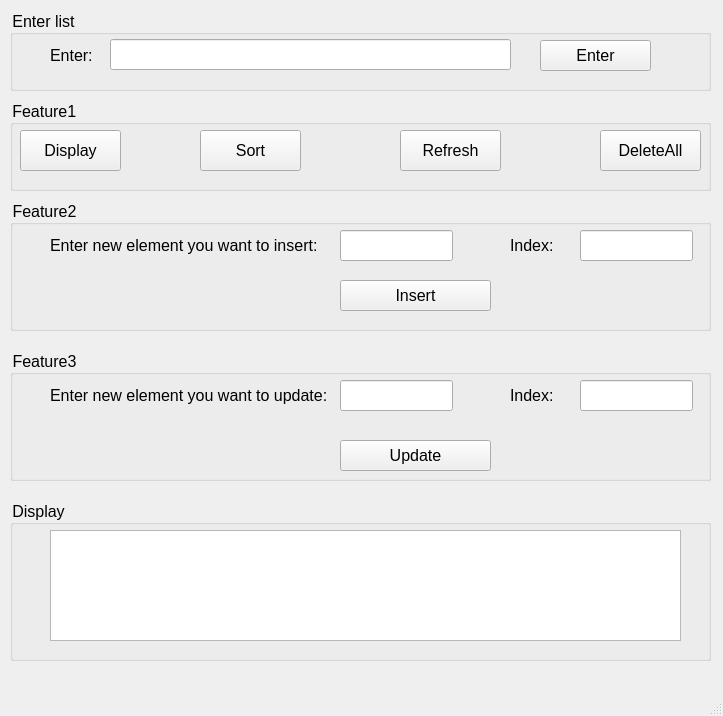
<?xml version="1.0" encoding="UTF-8"?>
<ui version="4.0">
 <class>MainWindow</class>
 <widget class="QMainWindow" name="MainWindow">
  <property name="geometry">
   <rect>
    <x>0</x>
    <y>0</y>
    <width>723</width>
    <height>716</height>
   </rect>
  </property>
  <property name="windowTitle">
   <string>MainWindow</string>
  </property>
  <property name="styleSheet">
   <string notr="true">font-size: 16px </string>
  </property>
  <widget class="QWidget" name="centralwidget">
   <widget class="QGroupBox" name="groupBoxEnterList">
    <property name="geometry">
     <rect>
      <x>10</x>
      <y>10</y>
      <width>701</width>
      <height>81</height>
     </rect>
    </property>
    <property name="title">
     <string>Enter list</string>
    </property>
    <widget class="QLineEdit" name="lineEditEnter">
     <property name="geometry">
      <rect>
       <x>100</x>
       <y>29</y>
       <width>401</width>
       <height>31</height>
      </rect>
     </property>
    </widget>
    <widget class="QLabel" name="label">
     <property name="geometry">
      <rect>
       <x>40</x>
       <y>30</y>
       <width>61</width>
       <height>31</height>
      </rect>
     </property>
     <property name="text">
      <string>Enter: </string>
     </property>
    </widget>
    <widget class="QPushButton" name="pushButtonEnter">
     <property name="geometry">
      <rect>
       <x>530</x>
       <y>30</y>
       <width>111</width>
       <height>31</height>
      </rect>
     </property>
     <property name="text">
      <string>Enter</string>
     </property>
    </widget>
   </widget>
   <widget class="QGroupBox" name="groupBox">
    <property name="geometry">
     <rect>
      <x>10</x>
      <y>100</y>
      <width>701</width>
      <height>91</height>
     </rect>
    </property>
    <property name="title">
     <string>Feature1 </string>
    </property>
    <widget class="QPushButton" name="pushButtonDisplay">
     <property name="geometry">
      <rect>
       <x>10</x>
       <y>30</y>
       <width>101</width>
       <height>41</height>
      </rect>
     </property>
     <property name="text">
      <string>Display</string>
     </property>
    </widget>
    <widget class="QPushButton" name="pushButtonSort">
     <property name="geometry">
      <rect>
       <x>190</x>
       <y>30</y>
       <width>101</width>
       <height>41</height>
      </rect>
     </property>
     <property name="text">
      <string>Sort</string>
     </property>
    </widget>
    <widget class="QPushButton" name="pushButtonRefresh">
     <property name="geometry">
      <rect>
       <x>390</x>
       <y>30</y>
       <width>101</width>
       <height>41</height>
      </rect>
     </property>
     <property name="text">
      <string>Refresh</string>
     </property>
    </widget>
    <widget class="QPushButton" name="pushButton">
     <property name="geometry">
      <rect>
       <x>590</x>
       <y>30</y>
       <width>101</width>
       <height>41</height>
      </rect>
     </property>
     <property name="text">
      <string>DeleteAll</string>
     </property>
    </widget>
   </widget>
   <widget class="QGroupBox" name="groupBox_2">
    <property name="geometry">
     <rect>
      <x>10</x>
      <y>200</y>
      <width>701</width>
      <height>131</height>
     </rect>
    </property>
    <property name="title">
     <string>Feature2</string>
    </property>
    <widget class="QLabel" name="label_2">
     <property name="geometry">
      <rect>
       <x>40</x>
       <y>30</y>
       <width>281</width>
       <height>31</height>
      </rect>
     </property>
     <property name="text">
      <string>Enter new element you want to insert: </string>
     </property>
    </widget>
    <widget class="QLineEdit" name="lineEditElementInsert">
     <property name="geometry">
      <rect>
       <x>330</x>
       <y>30</y>
       <width>113</width>
       <height>31</height>
      </rect>
     </property>
    </widget>
    <widget class="QPushButton" name="pushButtonInsert">
     <property name="geometry">
      <rect>
       <x>330</x>
       <y>80</y>
       <width>151</width>
       <height>31</height>
      </rect>
     </property>
     <property name="text">
      <string>Insert</string>
     </property>
    </widget>
    <widget class="QLabel" name="label_3">
     <property name="geometry">
      <rect>
       <x>500</x>
       <y>35</y>
       <width>51</width>
       <height>21</height>
      </rect>
     </property>
     <property name="text">
      <string>Index:</string>
     </property>
    </widget>
    <widget class="QLineEdit" name="lineEditInsertIndex">
     <property name="geometry">
      <rect>
       <x>570</x>
       <y>30</y>
       <width>113</width>
       <height>31</height>
      </rect>
     </property>
    </widget>
   </widget>
   <widget class="QGroupBox" name="groupBox_3">
    <property name="geometry">
     <rect>
      <x>10</x>
      <y>350</y>
      <width>701</width>
      <height>131</height>
     </rect>
    </property>
    <property name="title">
     <string>Feature3</string>
    </property>
    <widget class="QLabel" name="label_4">
     <property name="geometry">
      <rect>
       <x>40</x>
       <y>30</y>
       <width>281</width>
       <height>31</height>
      </rect>
     </property>
     <property name="text">
      <string>Enter new element you want to update: </string>
     </property>
    </widget>
    <widget class="QLineEdit" name="lineEditNewElementUpdate">
     <property name="geometry">
      <rect>
       <x>330</x>
       <y>30</y>
       <width>113</width>
       <height>31</height>
      </rect>
     </property>
    </widget>
    <widget class="QPushButton" name="pushButtonUpdate">
     <property name="geometry">
      <rect>
       <x>330</x>
       <y>90</y>
       <width>151</width>
       <height>31</height>
      </rect>
     </property>
     <property name="text">
      <string>Update</string>
     </property>
    </widget>
    <widget class="QLabel" name="label_5">
     <property name="geometry">
      <rect>
       <x>500</x>
       <y>35</y>
       <width>51</width>
       <height>21</height>
      </rect>
     </property>
     <property name="text">
      <string>Index:</string>
     </property>
    </widget>
    <widget class="QLineEdit" name="lineEditUpdateIndex">
     <property name="geometry">
      <rect>
       <x>570</x>
       <y>30</y>
       <width>113</width>
       <height>31</height>
      </rect>
     </property>
    </widget>
   </widget>
   <widget class="QGroupBox" name="groupBox_4">
    <property name="geometry">
     <rect>
      <x>10</x>
      <y>500</y>
      <width>701</width>
      <height>161</height>
     </rect>
    </property>
    <property name="title">
     <string>Display</string>
    </property>
    <widget class="QTextEdit" name="textEditDisplay">
     <property name="geometry">
      <rect>
       <x>40</x>
       <y>30</y>
       <width>631</width>
       <height>111</height>
      </rect>
     </property>
    </widget>
   </widget>
  </widget>
  <widget class="QMenuBar" name="menubar">
   <property name="geometry">
    <rect>
     <x>0</x>
     <y>0</y>
     <width>723</width>
     <height>27</height>
    </rect>
   </property>
  </widget>
  <widget class="QStatusBar" name="statusbar"/>
 </widget>
 <resources/>
 <connections/>
</ui>
